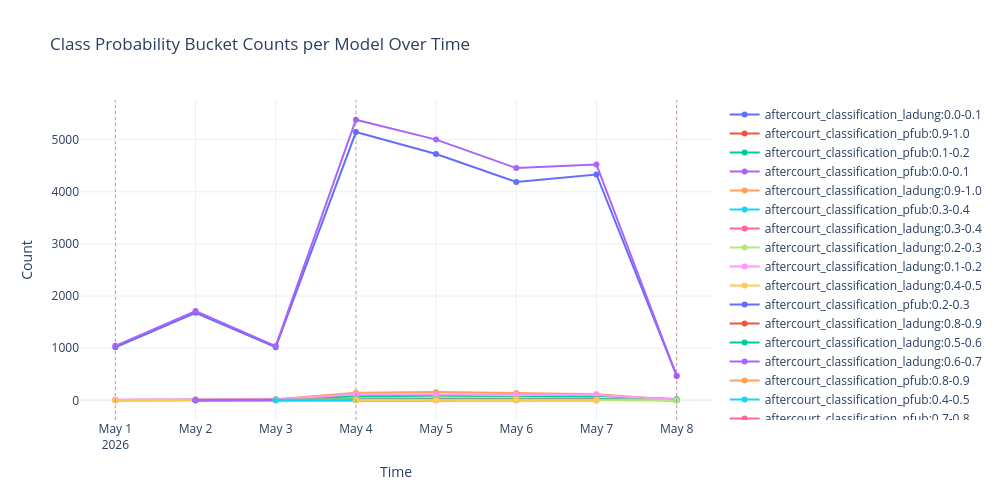

Notebook source saved alongside this figure:
### Code cell
plot_time_series(df, title="Class Probability Bucket Counts per Model Over Time", ylabel="Count")

### Figure 1 — Plotly figure (JSON) as saved in the notebook; plotly's stock layout.template omitted (floating-point values rounded to 4 significant figures)
{"data": [{"hovertemplate": "Metric=aftercourt_classification_ladung:0.0-0.1<br>Time=%{x}<br>Count=%{y}<extra></extra>", "legendgroup": "aftercourt_classification_ladung:0.0-0.1", "line": {"color": "#636efa", "dash": "solid"}, "marker": {"symbol": "circle"}, "mode": "lines+markers", "name": "aftercourt_classification_ladung:0.0-0.1", "orientation": "v", "showlegend": true, "type": "scatter", "x": ["2026-05-01T00:00:00.000000000", "2026-05-02T00:00:00.000000000", "2026-05-03T00:00:00.000000000", "2026-05-04T00:00:00.000000000", "2026-05-05T00:00:00.000000000", "2026-05-06T00:00:00.000000000", "2026-05-07T00:00:00.000000000", "2026-05-08T00:00:00.000000000"], "xaxis": "x", "y": [1018, 1680, 1017, 5146, 4726, 4190, 4332, 473], "yaxis": "y"}, {"hovertemplate": "Metric=aftercourt_classification_pfub:0.9-1.0<br>Time=%{x}<br>Count=%{y}<extra></extra>", "legendgroup": "aftercourt_classification_pfub:0.9-1.0", "line": {"color": "#EF553B", "dash": "solid"}, "marker": {"symbol": "circle"}, "mode": "lines+markers", "name": "aftercourt_classification_pfub:0.9-1.0", "orientation": "v", "showlegend": true, "type": "scatter", "x": ["2026-05-01T00:00:00.000000000", "2026-05-02T00:00:00.000000000", "2026-05-04T00:00:00.000000000", "2026-05-05T00:00:00.000000000", "2026-05-06T00:00:00.000000000", "2026-05-07T00:00:00.000000000"], "xaxis": "x", "y": [1, 1, 13, 16, 18, 19], "yaxis": "y"}, {"hovertemplate": "Metric=aftercourt_classification_pfub:0.1-0.2<br>Time=%{x}<br>Count=%{y}<extra></extra>", "legendgroup": "aftercourt_classification_pfub:0.1-0.2", "line": {"color": "#00cc96", "dash": "solid"}, "marker": {"symbol": "circle"}, "mode": "lines+markers", "name": "aftercourt_classification_pfub:0.1-0.2", "orientation": "v", "showlegend": true, "type": "scatter", "x": ["2026-05-01T00:00:00.000000000", "2026-05-02T00:00:00.000000000", "2026-05-03T00:00:00.000000000", "2026-05-04T00:00:00.000000000", "2026-05-05T00:00:00.000000000", "2026-05-06T00:00:00.000000000", "2026-05-07T00:00:00.000000000", "2026-05-08T00:00:00.000000000"], "xaxis": "x", "y": [8, 13, 22, 80, 89, 67, 82, 23], "yaxis": "y"}, {"hovertemplate": "Metric=aftercourt_classification_pfub:0.0-0.1<br>Time=%{x}<br>Count=%{y}<extra></extra>", "legendgroup": "aftercourt_classification_pfub:0.0-0.1", "line": {"color": "#ab63fa", "dash": "solid"}, "marker": {"symbol": "circle"}, "mode": "lines+markers", "name": "aftercourt_classification_pfub:0.0-0.1", "orientation": "v", "showlegend": true, "type": "scatter", "x": ["2026-05-01T00:00:00.000000000", "2026-05-02T00:00:00.000000000", "2026-05-03T00:00:00.000000000", "2026-05-04T00:00:00.000000000", "2026-05-05T00:00:00.000000000", "2026-05-06T00:00:00.000000000", "2026-05-07T00:00:00.000000000", "2026-05-08T00:00:00.000000000"], "xaxis": "x", "y": [1045, 1713, 1040, 5382, 5001, 4455, 4525, 467], "yaxis": "y"}, {"hovertemplate": "Metric=aftercourt_classification_ladung:0.9-1.0<br>Time=%{x}<br>Count=%{y}<extra></extra>", "legendgroup": "aftercourt_classification_ladung:0.9-1.0", "line": {"color": "#FFA15A", "dash": "solid"}, "marker": {"symbol": "circle"}, "mode": "lines+markers", "name": "aftercourt_classification_ladung:0.9-1.0", "orientation": "v", "showlegend": true, "type": "scatter", "x": ["2026-05-01T00:00:00.000000000", "2026-05-02T00:00:00.000000000", "2026-05-03T00:00:00.000000000", "2026-05-04T00:00:00.000000000", "2026-05-05T00:00:00.000000000", "2026-05-06T00:00:00.000000000", "2026-05-07T00:00:00.000000000", "2026-05-08T00:00:00.000000000"], "xaxis": "x", "y": [6, 17, 22, 147, 159, 139, 118, 4], "yaxis": "y"}, {"hovertemplate": "Metric=aftercourt_classification_pfub:0.3-0.4<br>Time=%{x}<br>Count=%{y}<extra></extra>", "legendgroup": "aftercourt_classification_pfub:0.3-0.4", "line": {"color": "#19d3f3", "dash": "solid"}, "marker": {"symbol": "circle"}, "mode": "lines+markers", "name": "aftercourt_classification_pfub:0.3-0.4", "orientation": "v", "showlegend": true, "type": "scatter", "x": ["2026-05-01T00:00:00.000000000", "2026-05-02T00:00:00.000000000", "2026-05-04T00:00:00.000000000", "2026-05-05T00:00:00.000000000", "2026-05-06T00:00:00.000000000", "2026-05-07T00:00:00.000000000"], "xaxis": "x", "y": [1, 1, 5, 2, 3, 2], "yaxis": "y"}, {"hovertemplate": "Metric=aftercourt_classification_ladung:0.3-0.4<br>Time=%{x}<br>Count=%{y}<extra></extra>", "legendgroup": "aftercourt_classification_ladung:0.3-0.4", "line": {"color": "#FF6692", "dash": "solid"}, "marker": {"symbol": "circle"}, "mode": "lines+markers", "name": "aftercourt_classification_ladung:0.3-0.4", "orientation": "v", "showlegend": true, "type": "scatter", "x": ["2026-05-01T00:00:00.000000000", "2026-05-02T00:00:00.000000000", "2026-05-04T00:00:00.000000000", "2026-05-05T00:00:00.000000000", "2026-05-06T00:00:00.000000000", "2026-05-07T00:00:00.000000000"], "xaxis": "x", "y": [7, 4, 33, 51, 40, 34], "yaxis": "y"}, {"hovertemplate": "Metric=aftercourt_classification_ladung:0.2-0.3<br>Time=%{x}<br>Count=%{y}<extra></extra>", "legendgroup": "aftercourt_classification_ladung:0.2-0.3", "line": {"color": "#B6E880", "dash": "solid"}, "marker": {"symbol": "circle"}, "mode": "lines+markers", "name": "aftercourt_classification_ladung:0.2-0.3", "orientation": "v", "showlegend": true, "type": "scatter", "x": ["2026-05-01T00:00:00.000000000", "2026-05-02T00:00:00.000000000", "2026-05-03T00:00:00.000000000", "2026-05-04T00:00:00.000000000", "2026-05-05T00:00:00.000000000", "2026-05-06T00:00:00.000000000", "2026-05-07T00:00:00.000000000", "2026-05-08T00:00:00.000000000"], "xaxis": "x", "y": [6, 4, 2, 32, 50, 50, 33, 2], "yaxis": "y"}, {"hovertemplate": "Metric=aftercourt_classification_ladung:0.1-0.2<br>Time=%{x}<br>Count=%{y}<extra></extra>", "legendgroup": "aftercourt_classification_ladung:0.1-0.2", "line": {"color": "#FF97FF", "dash": "solid"}, "marker": {"symbol": "circle"}, "mode": "lines+markers", "name": "aftercourt_classification_ladung:0.1-0.2", "orientation": "v", "showlegend": true, "type": "scatter", "x": ["2026-05-01T00:00:00.000000000", "2026-05-02T00:00:00.000000000", "2026-05-03T00:00:00.000000000", "2026-05-04T00:00:00.000000000", "2026-05-05T00:00:00.000000000", "2026-05-06T00:00:00.000000000", "2026-05-07T00:00:00.000000000", "2026-05-08T00:00:00.000000000"], "xaxis": "x", "y": [16, 15, 17, 114, 106, 107, 101, 13], "yaxis": "y"}, {"hovertemplate": "Metric=aftercourt_classification_ladung:0.4-0.5<br>Time=%{x}<br>Count=%{y}<extra></extra>", "legendgroup": "aftercourt_classification_ladung:0.4-0.5", "line": {"color": "#FECB52", "dash": "solid"}, "marker": {"symbol": "circle"}, "mode": "lines+markers", "name": "aftercourt_classification_ladung:0.4-0.5", "orientation": "v", "showlegend": true, "type": "scatter", "x": ["2026-05-01T00:00:00.000000000", "2026-05-02T00:00:00.000000000", "2026-05-03T00:00:00.000000000", "2026-05-04T00:00:00.000000000", "2026-05-05T00:00:00.000000000", "2026-05-06T00:00:00.000000000", "2026-05-07T00:00:00.000000000", "2026-05-08T00:00:00.000000000"], "xaxis": "x", "y": [2, 3, 3, 26, 38, 31, 24, 1], "yaxis": "y"}, {"hovertemplate": "Metric=aftercourt_classification_pfub:0.2-0.3<br>Time=%{x}<br>Count=%{y}<extra></extra>", "legendgroup": "aftercourt_classification_pfub:0.2-0.3", "line": {"color": "#636efa", "dash": "solid"}, "marker": {"symbol": "circle"}, "mode": "lines+markers", "name": "aftercourt_classification_pfub:0.2-0.3", "orientation": "v", "showlegend": true, "type": "scatter", "x": ["2026-05-02T00:00:00.000000000", "2026-05-04T00:00:00.000000000", "2026-05-05T00:00:00.000000000", "2026-05-06T00:00:00.000000000", "2026-05-07T00:00:00.000000000", "2026-05-08T00:00:00.000000000"], "xaxis": "x", "y": [1, 9, 17, 5, 15, 1], "yaxis": "y"}, {"hovertemplate": "Metric=aftercourt_classification_ladung:0.8-0.9<br>Time=%{x}<br>Count=%{y}<extra></extra>", "legendgroup": "aftercourt_classification_ladung:0.8-0.9", "line": {"color": "#EF553B", "dash": "solid"}, "marker": {"symbol": "circle"}, "mode": "lines+markers", "name": "aftercourt_classification_ladung:0.8-0.9", "orientation": "v", "showlegend": true, "type": "scatter", "x": ["2026-05-02T00:00:00.000000000", "2026-05-04T00:00:00.000000000", "2026-05-05T00:00:00.000000000", "2026-05-06T00:00:00.000000000", "2026-05-07T00:00:00.000000000"], "xaxis": "x", "y": [2, 6, 4, 3, 1], "yaxis": "y"}, {"hovertemplate": "Metric=aftercourt_classification_ladung:0.5-0.6<br>Time=%{x}<br>Count=%{y}<extra></extra>", "legendgroup": "aftercourt_classification_ladung:0.5-0.6", "line": {"color": "#00cc96", "dash": "solid"}, "marker": {"symbol": "circle"}, "mode": "lines+markers", "name": "aftercourt_classification_ladung:0.5-0.6", "orientation": "v", "showlegend": true, "type": "scatter", "x": ["2026-05-02T00:00:00.000000000", "2026-05-03T00:00:00.000000000", "2026-05-04T00:00:00.000000000", "2026-05-05T00:00:00.000000000", "2026-05-06T00:00:00.000000000", "2026-05-07T00:00:00.000000000", "2026-05-08T00:00:00.000000000"], "xaxis": "x", "y": [3, 3, 17, 18, 17, 22, 1], "yaxis": "y"}, {"hovertemplate": "Metric=aftercourt_classification_ladung:0.6-0.7<br>Time=%{x}<br>Count=%{y}<extra></extra>", "legendgroup": "aftercourt_classification_ladung:0.6-0.7", "line": {"color": "#ab63fa", "dash": "solid"}, "marker": {"symbol": "circle"}, "mode": "lines+markers", "name": "aftercourt_classification_ladung:0.6-0.7", "orientation": "v", "showlegend": true, "type": "scatter", "x": ["2026-05-02T00:00:00.000000000", "2026-05-04T00:00:00.000000000", "2026-05-05T00:00:00.000000000", "2026-05-06T00:00:00.000000000", "2026-05-07T00:00:00.000000000"], "xaxis": "x", "y": [1, 2, 5, 5, 6], "yaxis": "y"}, {"hovertemplate": "Metric=aftercourt_classification_pfub:0.8-0.9<br>Time=%{x}<br>Count=%{y}<extra></extra>", "legendgroup": "aftercourt_classification_pfub:0.8-0.9", "line": {"color": "#FFA15A", "dash": "solid"}, "marker": {"symbol": "circle"}, "mode": "lines+markers", "name": "aftercourt_classification_pfub:0.8-0.9", "orientation": "v", "showlegend": true, "type": "scatter", "x": ["2026-05-03T00:00:00.000000000", "2026-05-04T00:00:00.000000000", "2026-05-05T00:00:00.000000000", "2026-05-06T00:00:00.000000000", "2026-05-07T00:00:00.000000000"], "xaxis": "x", "y": [1, 6, 11, 7, 6], "yaxis": "y"}, {"hovertemplate": "Metric=aftercourt_classification_pfub:0.4-0.5<br>Time=%{x}<br>Count=%{y}<extra></extra>", "legendgroup": "aftercourt_classification_pfub:0.4-0.5", "line": {"color": "#19d3f3", "dash": "solid"}, "marker": {"symbol": "circle"}, "mode": "lines+markers", "name": "aftercourt_classification_pfub:0.4-0.5", "orientation": "v", "showlegend": true, "type": "scatter", "x": ["2026-05-03T00:00:00.000000000", "2026-05-04T00:00:00.000000000", "2026-05-05T00:00:00.000000000", "2026-05-06T00:00:00.000000000", "2026-05-07T00:00:00.000000000", "2026-05-08T00:00:00.000000000"], "xaxis": "x", "y": [1, 7, 4, 7, 4, 2], "yaxis": "y"}, {"hovertemplate": "Metric=aftercourt_classification_pfub:0.7-0.8<br>Time=%{x}<br>Count=%{y}<extra></extra>", "legendgroup": "aftercourt_classification_pfub:0.7-0.8", "line": {"color": "#FF6692", "dash": "solid"}, "marker": {"symbol": "circle"}, "mode": "lines+markers", "name": "aftercourt_classification_pfub:0.7-0.8", "orientation": "v", "showlegend": true, "type": "scatter", "x": ["2026-05-04T00:00:00.000000000", "2026-05-05T00:00:00.000000000", "2026-05-06T00:00:00.000000000", "2026-05-07T00:00:00.000000000"], "xaxis": "x", "y": [9, 7, 10, 13], "yaxis": "y"}, {"hovertemplate": "Metric=aftercourt_classification_pfub:0.6-0.7<br>Time=%{x}<br>Count=%{y}<extra></extra>", "legendgroup": "aftercourt_classification_pfub:0.6-0.7", "line": {"color": "#B6E880", "dash": "solid"}, "marker": {"symbol": "circle"}, "mode": "lines+markers", "name": "aftercourt_classification_pfub:0.6-0.7", "orientation": "v", "showlegend": true, "type": "scatter", "x": ["2026-05-04T00:00:00.000000000", "2026-05-05T00:00:00.000000000", "2026-05-06T00:00:00.000000000", "2026-05-07T00:00:00.000000000", "2026-05-08T00:00:00.000000000"], "xaxis": "x", "y": [7, 2, 4, 2, 1], "yaxis": "y"}, {"hovertemplate": "Metric=aftercourt_classification_pfub:0.5-0.6<br>Time=%{x}<br>Count=%{y}<extra></extra>", "legendgroup": "aftercourt_classification_pfub:0.5-0.6", "line": {"color": "#FF97FF", "dash": "solid"}, "marker": {"symbol": "circle"}, "mode": "lines+markers", "name": "aftercourt_classification_pfub:0.5-0.6", "orientation": "v", "showlegend": true, "type": "scatter", "x": ["2026-05-04T00:00:00.000000000", "2026-05-05T00:00:00.000000000", "2026-05-06T00:00:00.000000000", "2026-05-07T00:00:00.000000000"], "xaxis": "x", "y": [7, 10, 10, 6], "yaxis": "y"}, {"hovertemplate": "Metric=aftercourt_classification_ladung:0.7-0.8<br>Time=%{x}<br>Count=%{y}<extra></extra>", "legendgroup": "aftercourt_classification_ladung:0.7-0.8", "line": {"color": "#FECB52", "dash": "solid"}, "marker": {"symbol": "circle"}, "mode": "lines+markers", "name": "aftercourt_classification_ladung:0.7-0.8", "orientation": "v", "showlegend": true, "type": "scatter", "x": ["2026-05-04T00:00:00.000000000", "2026-05-05T00:00:00.000000000", "2026-05-06T00:00:00.000000000", "2026-05-07T00:00:00.000000000"], "xaxis": "x", "y": [2, 2, 4, 3], "yaxis": "y"}, {"hoverinfo": "skip", "line": {"color": "#d62728", "dash": "dot"}, "mode": "lines", "name": "Fri", "showlegend": true, "type": "scatter", "x": ["2026-05-01T00:00:00"], "y": [null]}, {"hoverinfo": "skip", "line": {"color": "#1f77b4", "dash": "dot"}, "mode": "lines", "name": "Mon", "showlegend": true, "type": "scatter", "x": ["2026-05-04T00:00:00"], "y": [null]}], "layout": {"height": 500, "hovermode": "x unified", "legend": {"title": {"text": ""}, "tracegroupgap": 0}, "shapes": [{"line": {"color": "#d62728", "dash": "dot", "width": 1}, "opacity": 0.5, "type": "line", "x0": "2026-05-01T00:00:00", "x1": "2026-05-01T00:00:00", "xref": "x", "y0": 0, "y1": 1, "yref": "y domain"}, {"line": {"color": "#1f77b4", "dash": "dot", "width": 1}, "opacity": 0.5, "type": "line", "x0": "2026-05-04T00:00:00", "x1": "2026-05-04T00:00:00", "xref": "x", "y0": 0, "y1": 1, "yref": "y domain"}, {"line": {"color": "#d62728", "dash": "dot", "width": 1}, "opacity": 0.5, "type": "line", "x0": "2026-05-08T00:00:00", "x1": "2026-05-08T00:00:00", "xref": "x", "y0": 0, "y1": 1, "yref": "y domain"}], "title": {"text": "Class Probability Bucket Counts per Model Over Time"}, "width": 1000, "xaxis": {"anchor": "y", "domain": [0, 1], "title": {"text": "Time"}}, "yaxis": {"anchor": "x", "domain": [0, 1], "title": {"text": "Count"}}}}
